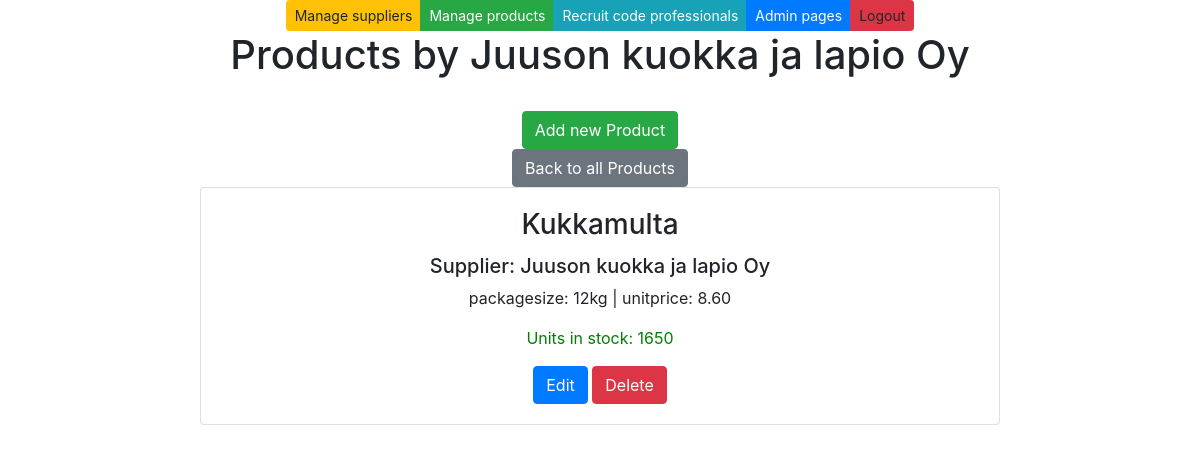
The app's page /products-by-supplier/1/, older data.
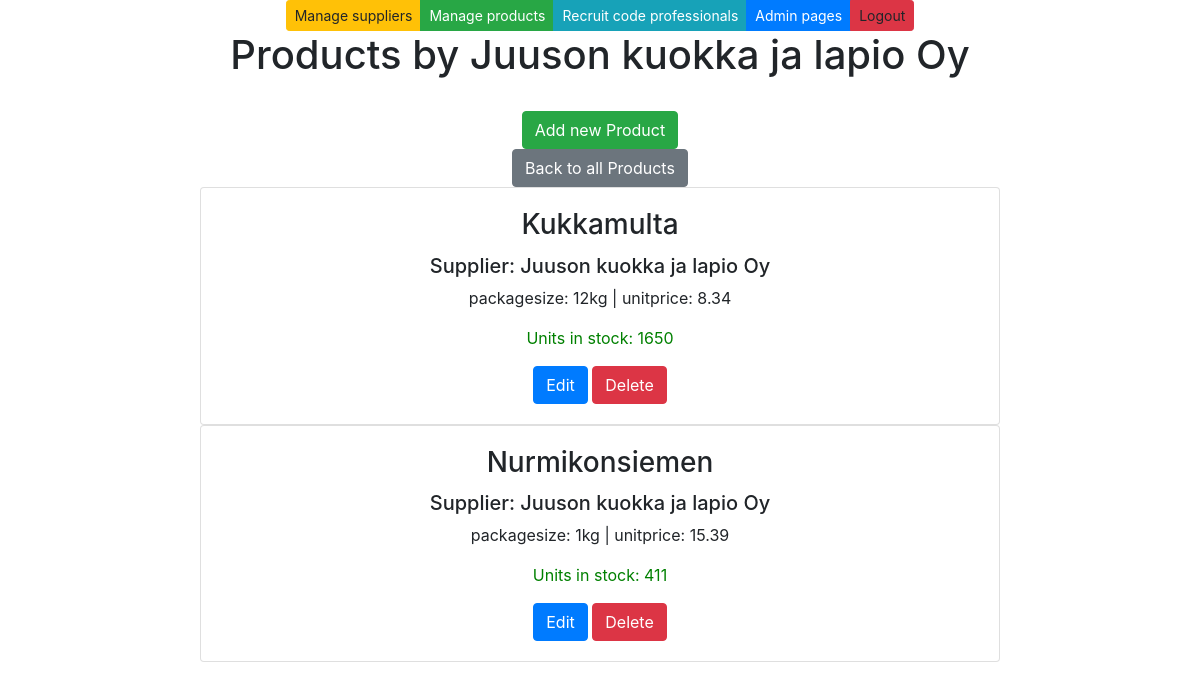
The same page, newer data.
### app/models.py (models this page shows, shortened)
class Product(models.Model):
    productname = models.CharField(max_length = 20, default = "laku")
    packagesize = models.CharField(max_length = 20, default = 3)
    unitprice = models.DecimalField(max_digits=8, decimal_places=2, default=1.00)
    unitsinstock = models.IntegerField(default = 3)
    supplier = models.ForeignKey(Supplier, on_delete=models.CASCADE)

class Supplier(models.Model):
    companyname = models.CharField(max_length = 50, default="firma")
    contactname = models.CharField(max_length = 50, default="firma")
    address = models.CharField(max_length = 100, default="firma")
    phone = models.CharField(max_length = 20, default="firma")
    email = models.CharField(max_length = 50, default="firma")
    country = models.CharField(max_length = 50, default="firma")

### app/views.py (the view)
# urls.py: path('products-by-supplier/<int:id>/', productsfiltered),
def productsfiltered(request, id):
    productlist = Product.objects.all()
    supplierlist = Supplier.objects.all()
    supplier = Supplier.objects.get(id = id)
    filteredproducts = productlist.filter(supplier = id)
    context ={'products': filteredproducts, 'suppliers': supplierlist, "supplier" : supplier}
    return render (request,"filteredproductlist.html",context)

### app/templates/filteredproductlist.html (shortened to what this page needs)
{% extends 'index.html' %}
{% block content %}
<h1>Products by  {{supplier.companyname}}</h1>
<br />
<button id="add-btn" class="btn btn-success" onclick="showaddform()">Add new Product</button>
<br />
<a href="/products/" class="btn btn-secondary">Back to all Products</a>
<br />
{% for p in products %}
<div id="list">
    <div class="card" style="width: 50rem;">
        <div class="card-body">
            <h3 class="card-title">{{p.productname}} </h3>
            <h5 class="card-text">Supplier: {{p.supplier.companyname}}</h5>
            <p class="card-text">packagesize: {{p.packagesize}} | unitprice: {{p.unitprice}}</p>
            <p class="card-text" style="color: green;">Units in stock: {{p.unitsinstock}}</p>
            <a href="/edit-product-get/{{p.id}}/" class="btn btn-primary">Edit</a>
            <a href="/confirm-delete-product/{{p.id}}/" class="btn btn-danger">Delete</a>
        </div>
    </div>
    {% empty %}
    <h2>Ei mitään täällä!</h2>
</div>
{%endfor%}
{% endblock %}

Row changes from the older to the newer data that the page shows:
changed Product "Kukkamulta": unitprice "8.60" → "8.34"
added Product: productname "Nurmikonsiemen", supplier.companyname "Juuson kuokka ja lapio Oy", packagesize "1kg", unitprice "15.39", unitsinstock "411"
